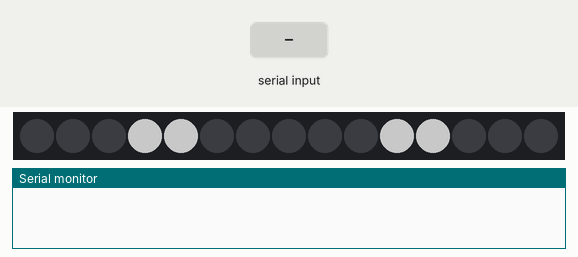
This sketch was run on a simulated Arduino Uno, built with avr-gcc and run on an emulated ATmega328P. Shown: 15 RGB LEDs in strip order, left to right, the last lines printed to the serial monitor. Inputs (shaded band) come from the test bench. Dim RGB values are drawn brighter than linear.

Above: at 1.2 s.
1.3 s: "p" received over Serial
At 1.75 s:
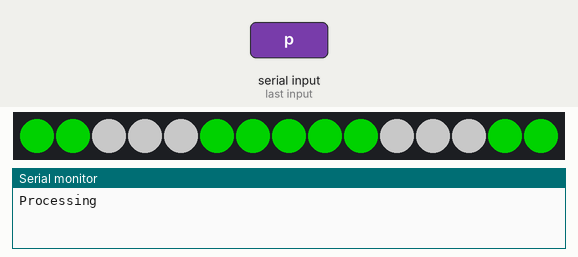
3.7 s: "m" received over Serial
At 4.7 s:
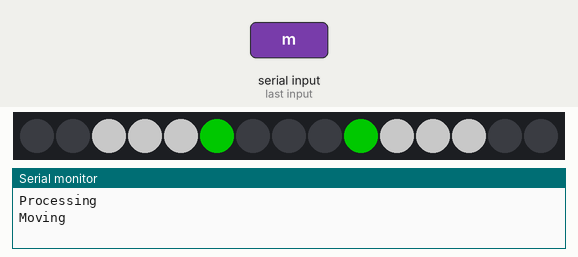
5.4 s: "a" received over Serial
7.4 s: "l" received over Serial
At 8.15 s:
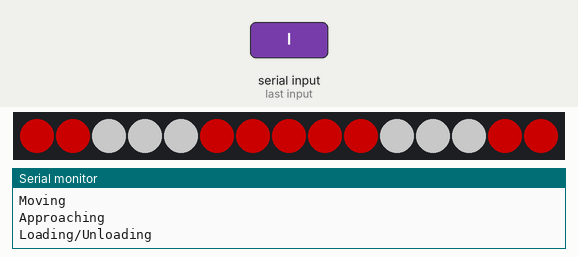
10.4 s: "e" received over Serial
At 10.56 s:
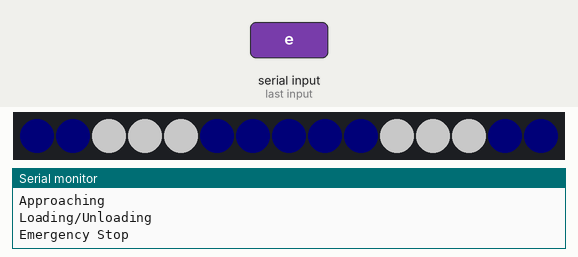
12.8 s: "f" received over Serial
At 13.6 s:
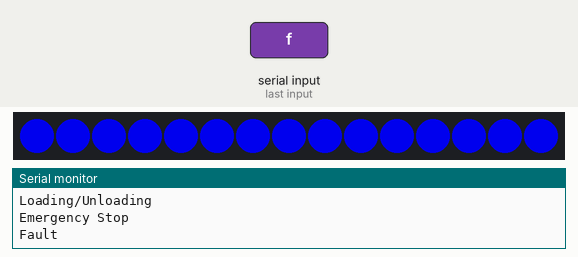

Measured:
- after the input at 1.3 s, the LEDs: first change at once (image 1 shows a later state)
- after the input at 3.7 s, the LEDs: first change at once (image 2 shows a later state)
- after the input at 10.4 s, the LEDs: change at once (image 4)
- after the input at 12.8 s, the LEDs: change at once (image 5)

The sketch:

task1.ino
```cpp
#include "FastLED.h"

#define NUM_LEDS 15  // Toplam LED sayısı
#define DATA_PIN 11 // LEDlerin data inputunun bağlı olduğu arduino pini
#define CLOCK_PIN 12  // LEDlerin clock inputunun bağlı olduğu arduino pini
#define dtime 10 // Yanıp sönme hızı
#define sdtime 80 // Kayma hızı
#define LEFT_HEADER_START 2 // Sol header ledinin başladığı numara
#define LEFT_HEADER_END 4 // Sol header ledinin bittiği numara
#define RIGHT_HEADER_START 10
#define RIGHT_HEADER_END 12
#define HEADER_COUNT 3 // Tek bir taraftaki header led sayısı
#define TOTAL_HEADERS 6 // Toplam header led sayısı

// Define the array of leds
CRGB leds[NUM_LEDS];

void setup() {
  Serial.begin(9600);
  FastLED.addLeds<APA102, DATA_PIN, CLOCK_PIN, RGB>(leds, NUM_LEDS);
}

//HEADLIGHT

void headlight() {
  for (uint8_t i = 0; i < NUM_LEDS; i++) {
    if (i >= LEFT_HEADER_START && i <= LEFT_HEADER_END || i >= RIGHT_HEADER_START && i <= RIGHT_HEADER_END ) {
      leds[i] = CRGB(100, 100 , 100 );
    }
  }
  FastLED.show();
}

//GREEN PULSE

void processing() {
  for (uint8_t val = 0; val < 200; val++) {
    for (uint8_t i = 0; i < NUM_LEDS; i++) {
      if (i == LEFT_HEADER_START )
        i = i + HEADER_COUNT;
      if (i == RIGHT_HEADER_START)
        i = i + HEADER_COUNT;
      leds[i] = CRGB(0, val , 0 );
    }
    if (Serial.available() > 0)
      break;
    FastLED.show();
    delay(dtime / 5);
  }
  for (uint8_t val = 200; val > 0; val--) {
    for (uint8_t i = 0; i < NUM_LEDS; i++) {
      if (i == LEFT_HEADER_START )
        i = i + HEADER_COUNT;
      if (i == RIGHT_HEADER_START)
        i = i + HEADER_COUNT;
      leds[i] = CRGB(0, val , 0 );
    }
    if (Serial.available() > 0)
      break;
    FastLED.show();
    delay(dtime / 5);
  }
}

//GREEN SLIDE

void moving() {
  uint8_t cc = 0;
  while (cc <= (NUM_LEDS ) / 2 ) {
    if (NUM_LEDS / 2 - cc <= LEFT_HEADER_END && NUM_LEDS / 2 - cc >= LEFT_HEADER_START ) {
      cc++;
      continue;
    }
    leds[NUM_LEDS / 2 - cc] = CRGB(0, 100 , 0 );
    leds[NUM_LEDS / 2 + cc] = CRGB(0, 100 , 0 );
    FastLED.show();
    delay(sdtime);
    leds[NUM_LEDS / 2 - cc] = CRGB(0, 0 , 0 );
    leds[NUM_LEDS / 2 + cc] = CRGB(0, 0 , 0 );

    cc++;
  }
}


//YELLOW SLIDE
void approaching() {
  uint8_t cc = 0;
  while (cc <= (NUM_LEDS ) / 2 ) {
    if (NUM_LEDS / 2 - cc <= LEFT_HEADER_END && NUM_LEDS / 2 - cc >= LEFT_HEADER_START ) {
      cc++;
      continue;
    }
    leds[NUM_LEDS / 2 - cc] = CRGB(0, 100 , 100 );
    leds[NUM_LEDS / 2 + cc] = CRGB(0, 100 , 100 );
    FastLED.show();
    delay(sdtime);
    leds[NUM_LEDS / 2 - cc] = CRGB(0, 0 , 0 );
    leds[NUM_LEDS / 2 + cc] = CRGB(0, 0 , 0 );

    cc++;
  }
}


//LOADING - BLUE PULSE

void load() {
  for (uint8_t val = 0; val < 200; val++) {
    for (uint8_t i = 0; i < NUM_LEDS; i++) {
      if (i == LEFT_HEADER_START )
        i = i + HEADER_COUNT;
      if (i == RIGHT_HEADER_START)
        i = i + HEADER_COUNT;
      leds[i] = CRGB(val, 0 , 0 );
    }
    if (Serial.available() > 0)
      break;
    FastLED.show();
    delay(dtime / 5);
  }
  for (uint8_t val = 200; val > 0; val--) {
    for (uint8_t i = 0; i < NUM_LEDS; i++) {
      if (i == LEFT_HEADER_START )
        i = i + HEADER_COUNT;
      if (i == RIGHT_HEADER_START)
        i = i + HEADER_COUNT;
      leds[i] = CRGB(val, 0 , 0 );
    }
    if (Serial.available() > 0)
      break;
    FastLED.show();
    delay(dtime / 5);
  }
}

//ESTOP - RED PULSE

void estop() {
  for (uint8_t val = 0; val < 200; val++) {
    for (uint8_t i = 0; i < NUM_LEDS; i++) {
      if (i == LEFT_HEADER_START )
        i = i + HEADER_COUNT;
      if (i == RIGHT_HEADER_START)
        i = i + HEADER_COUNT;
      leds[i] = CRGB(0, 0 , val );
    }
    if (Serial.available() > 0)
      break;
    FastLED.show();
    delay(dtime / 5);
  }
  for (uint8_t val = 200; val > 0; val--) {
    for (uint8_t i = 0; i < NUM_LEDS; i++) {
      if (i == LEFT_HEADER_START )
        i = i + HEADER_COUNT;
      if (i == RIGHT_HEADER_START)
        i = i + HEADER_COUNT;
      leds[i] = CRGB(0, 0 , val );
    }
    if (Serial.available() > 0)
      break;
    FastLED.show();
    delay(dtime / 5);
  }
}

//CLEAR LEDS

void clearleds() {
  for (uint8_t i = 0; i < NUM_LEDS; i++) {
    leds[i] = CRGB(0, 0 , 0 );
  }
  FastLED.show();
  delay(dtime);
}

//FAULT - ALL RED
void fault() {
  for (uint8_t i = 0; i < NUM_LEDS; i++) {
    leds[i] = CRGB(0, 0 , 200 );
  }
  FastLED.show();
  delay(dtime);
}

// LEFT SIGNAL - HALF YELLOW PULSE
void turnleft() {
  for (uint8_t val = 0; val < 200; val++) {
    for (uint8_t i = 0; i < NUM_LEDS / 2 + 1; i++) {
      if (i == LEFT_HEADER_START )
        i = i + HEADER_COUNT;
      leds[i] = CRGB(0, val , val );
    }
    if (Serial.available() > 0)
      break;
    FastLED.show();
    delay(dtime / 5);
  }
  for (uint8_t val = 200; val > 0; val--) {
    for (uint8_t i = 0; i < NUM_LEDS / 2 + 1; i++) {
      if (i == LEFT_HEADER_START )
        i = i + HEADER_COUNT;
      leds[i] = CRGB(0, val , val );
    }
    if (Serial.available() > 0)
      break;
    FastLED.show();
    delay(dtime / 5);
  }
}
// RIGHT SIGNAL - HALF YELLOW PULSE

void turnright() {
  for (uint8_t val = 0; val < 200; val++) {
    for (uint8_t i = NUM_LEDS / 2; i < NUM_LEDS; i++) {
      if (i == RIGHT_HEADER_START )
        i = i + HEADER_COUNT;
      leds[i] = CRGB(0, val , val );
    }
    if (Serial.available() > 0)
      break;
    FastLED.show();
    delay(dtime / 5);
  }
  for (uint8_t val = 200; val > 0; val--) {
    for (uint8_t i = NUM_LEDS / 2; i < NUM_LEDS; i++) {
      if (i == RIGHT_HEADER_START )
        i = i + HEADER_COUNT;
      leds[i] = CRGB(0, val , val );
    }
    if (Serial.available() > 0)
      break;
    FastLED.show();
    delay(dtime / 5);
  }
}

// PATH BLOCKED - PURPLE PULSE
void pathblocked() {
  for (uint8_t val = 0; val < 200; val++) {
    for (uint8_t i = 0; i < NUM_LEDS; i++) {
      if (i == LEFT_HEADER_START )
        i = i + HEADER_COUNT;
      if (i == RIGHT_HEADER_START)
        i = i + HEADER_COUNT;
      leds[i] = CRGB(val, 0 , val );
    }
    if (Serial.available() > 0)
      break;
    FastLED.show();
    delay(dtime / 5);
  }
  for (uint8_t val = 200; val > 0; val--) {
    for (uint8_t i = 0; i < NUM_LEDS; i++) {
      if (i == LEFT_HEADER_START )
        i = i + HEADER_COUNT;
      if (i == RIGHT_HEADER_START)
        i = i + HEADER_COUNT;
      leds[i] = CRGB(val, 0 , val );
    }
    if (Serial.available() > 0)
      break;
    FastLED.show();
    delay(dtime / 5);
  }
}

// MANUEL CONTROL - WHITE PULSE
void manuelcontrol() {
  for (uint8_t val = 0; val < 200; val++) {
    for (uint8_t i = 0; i < NUM_LEDS; i++) {
      if (i == LEFT_HEADER_START )
        i = i + HEADER_COUNT;
      if (i == RIGHT_HEADER_START)
        i = i + HEADER_COUNT;
      leds[i] = CRGB(val, val , val );
    }
    if (Serial.available() > 0)
      break;
    FastLED.show();
    delay(dtime / 5);
  }
  for (uint8_t val = 200; val > 0; val--) {
    for (uint8_t i = 0; i < NUM_LEDS; i++) {
      if (i == LEFT_HEADER_START )
        i = i + HEADER_COUNT;
      if (i == RIGHT_HEADER_START)
        i = i + HEADER_COUNT;
      leds[i] = CRGB(val, val , val );
    }
    if (Serial.available() > 0)
      break;
    FastLED.show();
    delay(dtime / 5);
  }
}

void loop() {
  int inByte = Serial.read();
  switch (inByte) {
    case 'p':
      Serial.print("Processing\n");
      clearleds();
      headlight();
      while (1) {
        if (Serial.available() > 0)
          break;
        processing();
      }
      break;

    case 'm':
      Serial.print("Moving\n");
      clearleds();
      headlight();
      while (1) {
        if (Serial.available() > 0)
          break;
        moving();
      }
      break;

    case 'a':
      Serial.print("Approaching\n");
      clearleds();
      headlight();
      while (1) {
        if (Serial.available() > 0)
          break;
        approaching();
      }
      break;

    case 'l':
      Serial.print("Loading/Unloading\n");
      clearleds();
      headlight();
      while (1) {
        if (Serial.available() > 0)
          break;
        load();
      }
      break;

    case 'e':
      Serial.print("Emergency Stop\n");
      clearleds();
      headlight();
      while (1) {
        if (Serial.available() > 0)
          break;
        estop();
      }
      break;

    case 'f':
      Serial.print("Fault\n");
      clearleds();
      while (1) {
        if (Serial.available() > 0)
          break;
        fault();
      }
      break;

    case 'r':
      Serial.print("Right Turn\n");
      clearleds();
      headlight();
      while (1) {
        if (Serial.available() > 0)
          break;
        turnright();
      }
      break;

    case 't':
      Serial.print("Left Turn\n");
      clearleds();
      headlight();
      while (1) {
        if (Serial.available() > 0)
          break;
        turnleft();
      }
      break;

    case 'b':
      Serial.print("Path Blocked\n");
      clearleds();
      headlight();
      while (1) {
        if (Serial.available() > 0)
          break;
        pathblocked();
      }
      break;

    case 'c':
      Serial.print("Manuel Control\n");
      clearleds();
      headlight();
      while (1) {
        if (Serial.available() > 0)
          break;
        manuelcontrol();
      }
      break;

    default:
      if (Serial.available() > 0)
        break;
      for (uint8_t i = 0; i < NUM_LEDS; i++) {
        if (i >= LEFT_HEADER_START + 1 && i <= LEFT_HEADER_END || i >= RIGHT_HEADER_START && i <= RIGHT_HEADER_END - 1 ) {
          leds[i] = CRGB(100, 100 , 100 );
        }
        else
          leds[i] = CRGB(0, 0 , 0 );
      }
      FastLED.show();
      break;
  }
}
```
